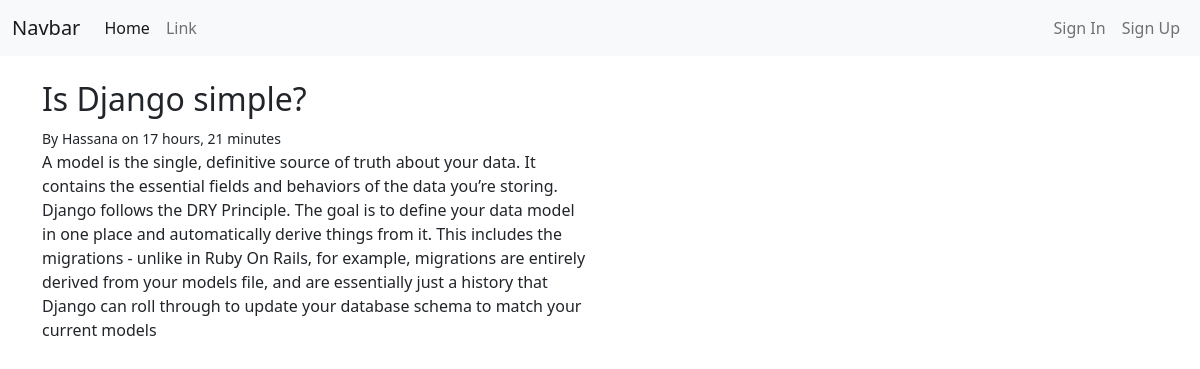
The page /detail/4 on the database its author committed.
### core/models.py (models this page shows, shortened)
class Post(models.Model):
    title = models.CharField(max_length=25)
    content = models.TextField()
    is_complete = models.BooleanField(default=False)
    date = models.DateTimeField(auto_now_add = True)
    category =  models.ForeignKey(Category, on_delete=models.CASCADE)
    author = models.ForeignKey(User, on_delete=models.CASCADE)

### core/views.py (the view)
# urls.py: path('detail/<int:id>', post_detail_view, name = 'detail'),
def post_detail_view(request,id):
    post = get_object_or_404(Post, id=id)
    context = {
        'post':post
    }
    return render(request, 'core/post_detail.html',context)

### core/templates/core/post_detail.html (shortened to what this page needs)
{% extends 'core/base.html' %}
{% block content  %}
<div class="container">
    <div class="row">
        <div class="col-md-6">
            <div class="home">
                <div class="content">
                    <h2>{{post.title}}</h2>
                    <small>By {{post.author.username}} on {{post.date|timesince}}</small>
                    <p>{{post.content}}</p>
                </div>
            </div>
        </div>
    </div>
</div>
{% endblock content %}

### rows shown on the page
Post: title "Is Django simple?", author.username "Hassana", date "17 hours, 21 minutes", content "A model is the single, definitive source of truth about your data. It contains the essential fields and behaviors of the data you’re storing. Django follows the DRY Principle. The goal is to define your data model in one place and automatically derive things from it. This includes the migrations - unlike in Ruby On Rails, for example, migrations are entirely derived from your models file, and are essentially just a history that Django can roll through to update your database schema to match your current models"
